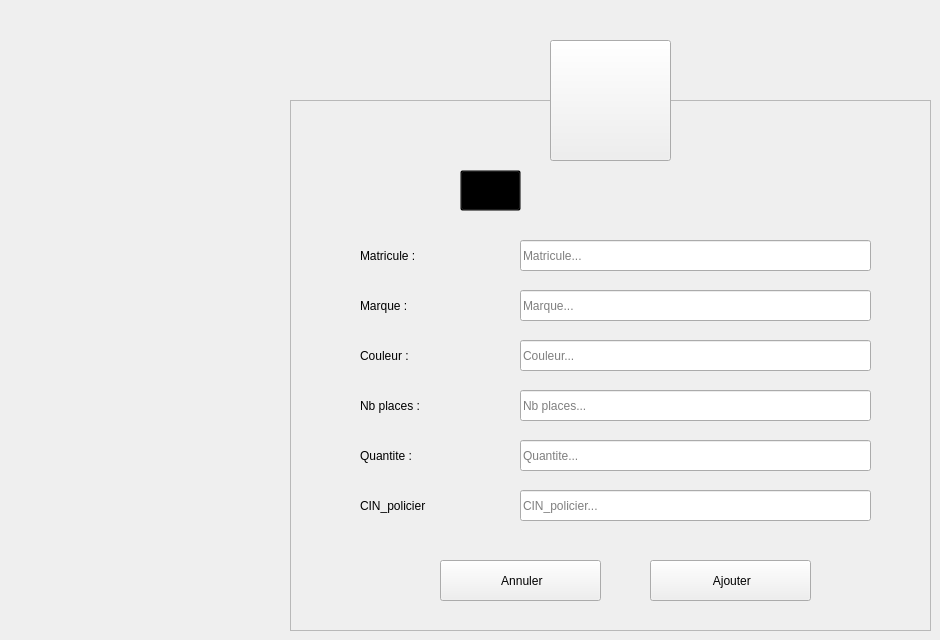
    <widget class="QWidget" name="Ajouter_vehicule">
     <widget class="QToolButton" name="toolButton_3">
      <property name="geometry">
       <rect>
        <x>550</x>
        <y>40</y>
        <width>121</width>
        <height>121</height>
       </rect>
      </property>
      <property name="styleSheet">
       <string notr="true"/>
      </property>
      <property name="text">
       <string/>
      </property>
      <property name="icon">
       <iconset resource="resources.qrc">
        <normaloff>:/resources/images/auto.png</normaloff>:/resources/images/auto.png</iconset>
      </property>
      <property name="iconSize">
       <size>
        <width>64</width>
        <height>64</height>
       </size>
      </property>
     </widget>
     <widget class="QFrame" name="frame_4">
      <property name="geometry">
       <rect>
        <x>290</x>
        <y>100</y>
        <width>641</width>
        <height>531</height>
       </rect>
      </property>
      <property name="styleSheet">
       <string notr="true"/>
      </property>
      <property name="frameShape">
       <enum>QFrame::StyledPanel</enum>
      </property>
      <property name="frameShadow">
       <enum>QFrame::Raised</enum>
      </property>
      <widget class="QLabel" name="L_AjouterIntervenant">
       <property name="geometry">
        <rect>
         <x>220</x>
         <y>70</y>
         <width>281</width>
         <height>41</height>
        </rect>
       </property>
       <property name="font">
        <font>
         <family>century gothic</family>
         <pointsize>-1</pointsize>
         <weight>75</weight>
         <bold>true</bold>
        </font>
       </property>
       <property name="styleSheet">
        <string notr="true">background: transparent;</string>
       </property>
       <property name="text">
        <string>Ajouter un Vehicule</string>
       </property>
      </widget>
      <widget class="QLabel" name="L_AMatriculeVehicule">
       <property name="geometry">
        <rect>
         <x>70</x>
         <y>140</y>
         <width>121</width>
         <height>31</height>
        </rect>
       </property>
       <property name="styleSheet">
        <string notr="true">background: transparent;</string>
       </property>
       <property name="text">
        <string>Matricule :</string>
       </property>
      </widget>
      <widget class="QLabel" name="L_AMarqueVehicule">
       <property name="geometry">
        <rect>
         <x>70</x>
         <y>190</y>
         <width>121</width>
         <height>31</height>
        </rect>
       </property>
       <property name="styleSheet">
        <string notr="true">background: transparent;</string>
       </property>
       <property name="text">
        <string>Marque :</string>
       </property>
      </widget>
      <widget class="QLabel" name="L_ACouleurVehicule">
       <property name="geometry">
        <rect>
         <x>70</x>
         <y>240</y>
         <width>121</width>
         <height>31</height>
        </rect>
       </property>
       <property name="styleSheet">
        <string notr="true">background: transparent;</string>
       </property>
       <property name="text">
        <string>Couleur :</string>
       </property>
      </widget>
      <widget class="QLabel" name="L_ANbplacesVehicule">
       <property name="geometry">
        <rect>
         <x>70</x>
         <y>290</y>
         <width>141</width>
         <height>31</height>
        </rect>
       </property>
       <property name="styleSheet">
        <string notr="true">background: transparent;</string>
       </property>
       <property name="text">
        <string>Nb places :</string>
       </property>
      </widget>
      <widget class="QLabel" name="L_AQuantiteVehicule">
       <property name="geometry">
        <rect>
         <x>70</x>
         <y>340</y>
         <width>141</width>
         <height>31</height>
        </rect>
       </property>
       <property name="styleSheet">
        <string notr="true">background: transparent;</string>
       </property>
       <property name="text">
        <string>Quantite :</string>
       </property>
      </widget>
      <widget class="QLineEdit" name="LE_AMatriculeVehicule">
       <property name="geometry">
        <rect>
         <x>230</x>
         <y>140</y>
         <width>351</width>
         <height>31</height>
        </rect>
       </property>
       <property name="text">
        <string/>
       </property>
       <property name="placeholderText">
        <string>Matricule...</string>
       </property>
      </widget>
      <widget class="QLineEdit" name="LE_AMarqueVehicule">
       <property name="geometry">
        <rect>
         <x>230</x>
         <y>190</y>
         <width>351</width>
         <height>31</height>
        </rect>
       </property>
       <property name="placeholderText">
        <string>Marque...</string>
       </property>
      </widget>
      <widget class="QLineEdit" name="LE_ACouleurVehicule">
       <property name="geometry">
        <rect>
         <x>230</x>
         <y>240</y>
         <width>351</width>
         <height>31</height>
        </rect>
       </property>
       <property name="placeholderText">
        <string>Couleur...</string>
       </property>
      </widget>
      <widget class="QLineEdit" name="LE_ANbplacesVehicule">
       <property name="geometry">
        <rect>
         <x>230</x>
         <y>290</y>
         <width>351</width>
         <height>31</height>
        </rect>
       </property>
       <property name="placeholderText">
        <string>Nb places...</string>
       </property>
      </widget>
      <widget class="QLineEdit" name="LE_AQuantiteVehicule">
       <property name="geometry">
        <rect>
         <x>230</x>
         <y>340</y>
         <width>351</width>
         <height>31</height>
        </rect>
       </property>
       <property name="text">
        <string/>
       </property>
       <property name="placeholderText">
        <string>Quantite...</string>
       </property>
      </widget>
      <widget class="QPushButton" name="B_AConfirmerVehicule">
       <property name="geometry">
        <rect>
         <x>360</x>
         <y>460</y>
         <width>161</width>
         <height>41</height>
        </rect>
       </property>
       <property name="text">
        <string> Ajouter</string>
       </property>
       <property name="icon">
        <iconset resource="resources.qrc">
         <normaloff>:/resources/images/add.png</normaloff>:/resources/images/add.png</iconset>
       </property>
       <property name="iconSize">
        <size>
         <width>20</width>
         <height>20</height>
        </size>
       </property>
      </widget>
      <widget class="QPushButton" name="B_AAnnulerVehicule">
       <property name="geometry">
        <rect>
         <x>150</x>
         <y>460</y>
         <width>161</width>
         <height>41</height>
        </rect>
       </property>
       <property name="styleSheet">
        <string notr="true"/>
       </property>
       <property name="text">
        <string> Annuler</string>
       </property>
       <property name="icon">
        <iconset resource="resources.qrc">
         <normaloff>:/resources/images/close.png</normaloff>:/resources/images/close.png</iconset>
       </property>
       <property name="iconSize">
        <size>
         <width>16</width>
         <height>16</height>
        </size>
       </property>
      </widget>
      <widget class="QToolButton" name="toolButton_4">
       <property name="geometry">
        <rect>
         <x>170</x>
         <y>70</y>
         <width>61</width>
         <height>41</height>
        </rect>
       </property>
       <property name="styleSheet">
        <string notr="true">background: transparent;</string>
       </property>
       <property name="text">
        <string/>
       </property>
       <property name="icon">
        <iconset>
         <normaloff>:/Recources/Images/add-user.png</normaloff>:/Recources/Images/add-user.png</iconset>
       </property>
       <property name="iconSize">
        <size>
         <width>30</width>
         <height>30</height>
        </size>
       </property>
      </widget>
      <widget class="QLabel" name="L_ACinVehicule">
       <property name="geometry">
        <rect>
         <x>70</x>
         <y>390</y>
         <width>141</width>
         <height>31</height>
        </rect>
       </property>
       <property name="styleSheet">
        <string notr="true">background: transparent;</string>
       </property>
       <property name="text">
        <string>CIN_policier</string>
       </property>
      </widget>
      <widget class="QLineEdit" name="LE_ACinVehicule">
       <property name="geometry">
        <rect>
         <x>230</x>
         <y>390</y>
         <width>351</width>
         <height>31</height>
        </rect>
       </property>
       <property name="text">
        <string/>
       </property>
       <property name="placeholderText">
        <string>CIN_policier...</string>
       </property>
      </widget>
     </widget>
     <zorder>frame_4</zorder>
     <zorder>toolButton_3</zorder>
    </widget>
